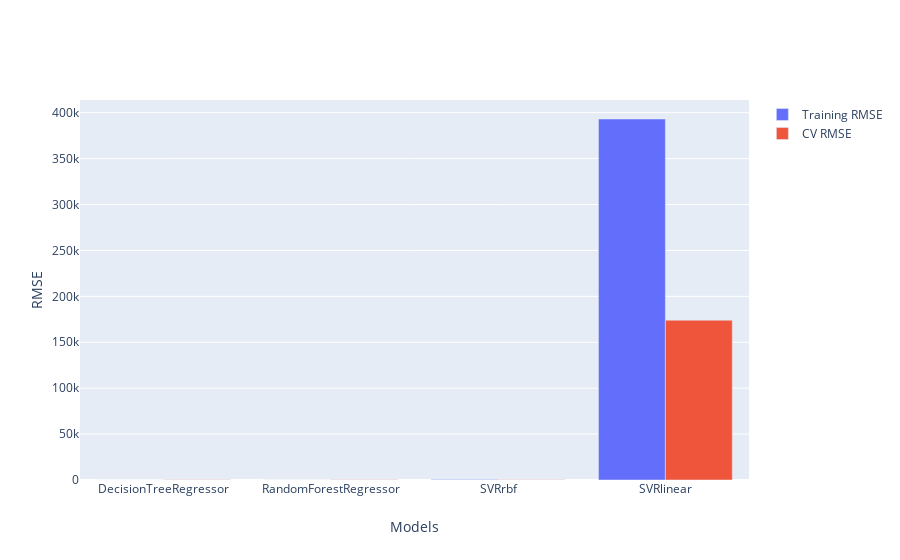

Here is the notebook cell this chart was saved with:
### Markdown cell above
We compare the four models below.

### Code cell
compare_models(models)

### Figure 1 — Plotly figure (JSON) as saved in the notebook; plotly's stock layout.template omitted (floating-point values rounded to 4 significant figures)
{"data": [{"name": "Training RMSE", "type": "bar", "x": ["DecisionTreeRegressor", "RandomForestRegressor", "SVRrbf", "SVRlinear"], "y": [0, 125.3, 412.9, 393100.0]}, {"name": "CV RMSE", "type": "bar", "x": ["DecisionTreeRegressor", "RandomForestRegressor", "SVRrbf", "SVRlinear"], "y": [398.7, 298.3, 268.1, 174000.0]}], "layout": {"xaxis": {"title": {"text": "Models"}}, "yaxis": {"title": {"text": "RMSE"}}}}
